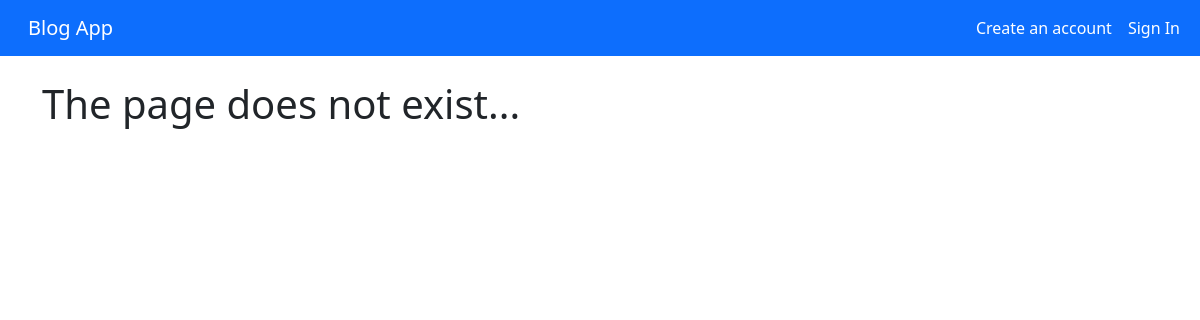
The page /category/coding/ on the database as committed earlier.
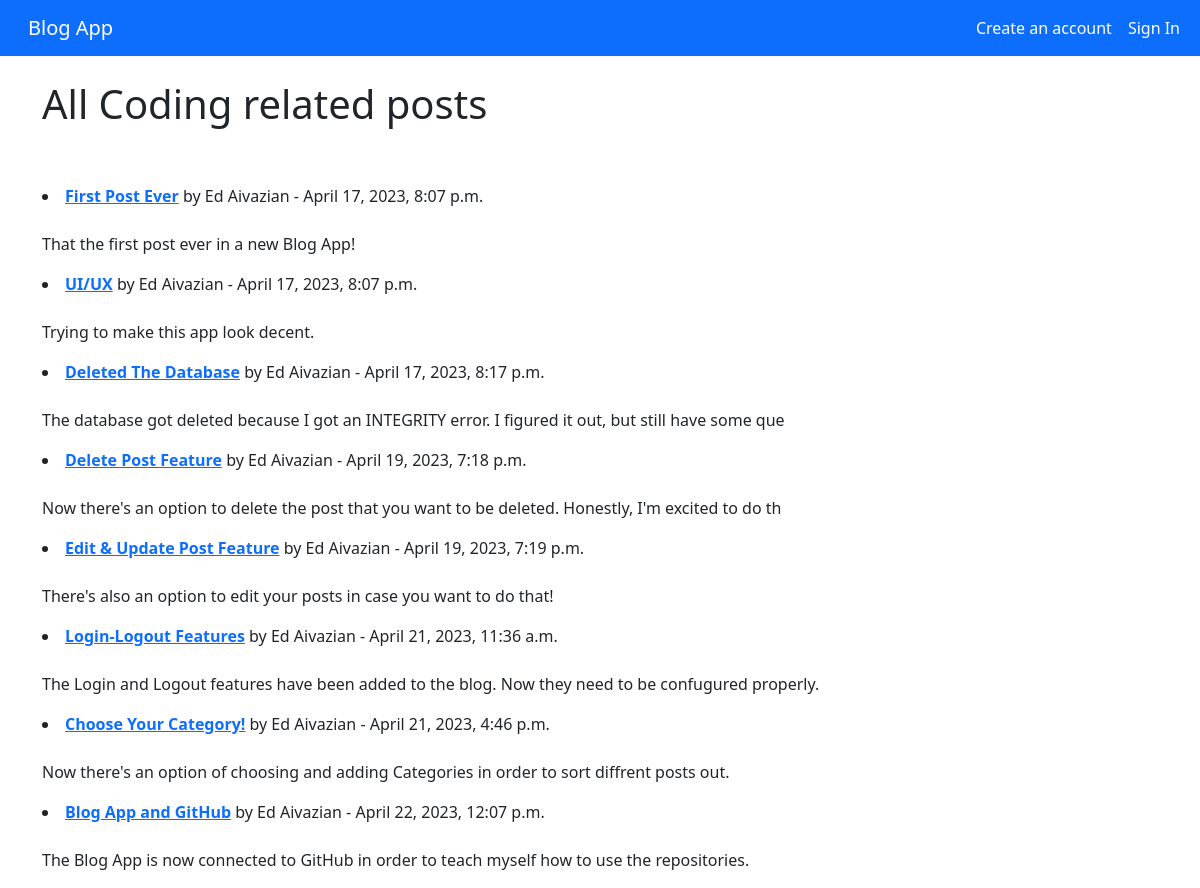
The same page on the database as committed later.
### blogs/models.py (models this page shows, shortened)
class Post(models.Model):
    category = models.CharField(max_length=100, default='it') # категория поста со значением "IT" по умолчанию
    title = models.CharField(max_length=100) # название поста
    title_tag = models.CharField(max_length=100, default='Blog App')
    author = models.ForeignKey(User, on_delete=models.CASCADE) # при удалении темы, все записи по теме также удаляются - это каскадное удаление
    body = models.TextField(max_length=1000) # текст поста
    date_added = models.DateTimeField(auto_now_add=True)

### blogs/views.py (the view)
def CategoryView(request, categories):
    category_posts = Post.objects.filter(category=categories.replace('-', ' '))
    return render(request, 'categories.html',
                  {'categories': categories.title().replace('-', ' '),
                   'category_posts': category_posts})

### blogs/templates/categories.html (shortened to what this page needs)
{% extends "base.html" %}
{% block content %}
{% if category_posts %}
<h1>All {{ categories }} related posts</h1>
<br/><br/>
{% for post in category_posts %}
    <li><a href="{% url 'article-detail' post.pk %}"><strong>{{ post.title }}</strong></a> by
        {{ post.author.first_name }}
        {{ post.author.last_name}}
        - {{ post.date_added }}
        <br/><br/>
        <p>{{ post.body|slice:":100" }}</p>
    </li>
{% endfor %}
{% else %}
<h1>The page does not exist...</h1>
{% endif %}
{% endblock content %}

Rows that differ between the two databases and show on the page:
now on this page (row edited): Post: title "First Post Ever", author.first_name "Ed", author.last_name "Aivazian", date_added "April 17, 2023, 8:07 p.m.", body "That the first post ever in a new Blog App!"
now on this page (row edited): Post: title "UI/UX", author.first_name "Ed", author.last_name "Aivazian", date_added "April 17, 2023, 8:07 p.m.", body "Trying to make this app look decent."
now on this page (row edited): Post: title "Deleted The Database", author.first_name "Ed", author.last_name "Aivazian", date_added "April 17, 2023, 8:17 p.m.", body "The database got deleted because I got an INTEGRITY error. I figured it out, but still have some que"
now on this page (row edited): Post: title "Delete Post Feature", author.first_name "Ed", author.last_name "Aivazian", date_added "April 19, 2023, 7:18 p.m.", body "Now there's an option to delete the post that you want to be deleted. Honestly, I'm excited to do th"
now on this page (row edited): Post: title "Edit & Update Post Feature", author.first_name "Ed", author.last_name "Aivazian", date_added "April 19, 2023, 7:19 p.m.", body "There's also an option to edit your posts in case you want to do that!"
now on this page (row edited): Post: title "Login-Logout Features", author.first_name "Ed", author.last_name "Aivazian", date_added "April 21, 2023, 11:36 a.m.", body "The Login and Logout features have been added to the blog. Now they need to be confugured properly."
now on this page (row edited): Post: title "Choose Your Category!", author.first_name "Ed", author.last_name "Aivazian", date_added "April 21, 2023, 4:46 p.m.", body "Now there's an option of choosing and adding Categories in order to sort diffrent posts out."
added Post: title "Blog App and GitHub", author.first_name "Ed", author.last_name "Aivazian", date_added "April 22, 2023, 12:07 p.m.", body "The Blog App is now connected to GitHub in order to teach myself how to use the repositories."
Other text that changed with them:
{{ categories }}: (not shown) → "Coding"
text no longer shown: "The page does not exist..."
text now shown: "All related posts"
